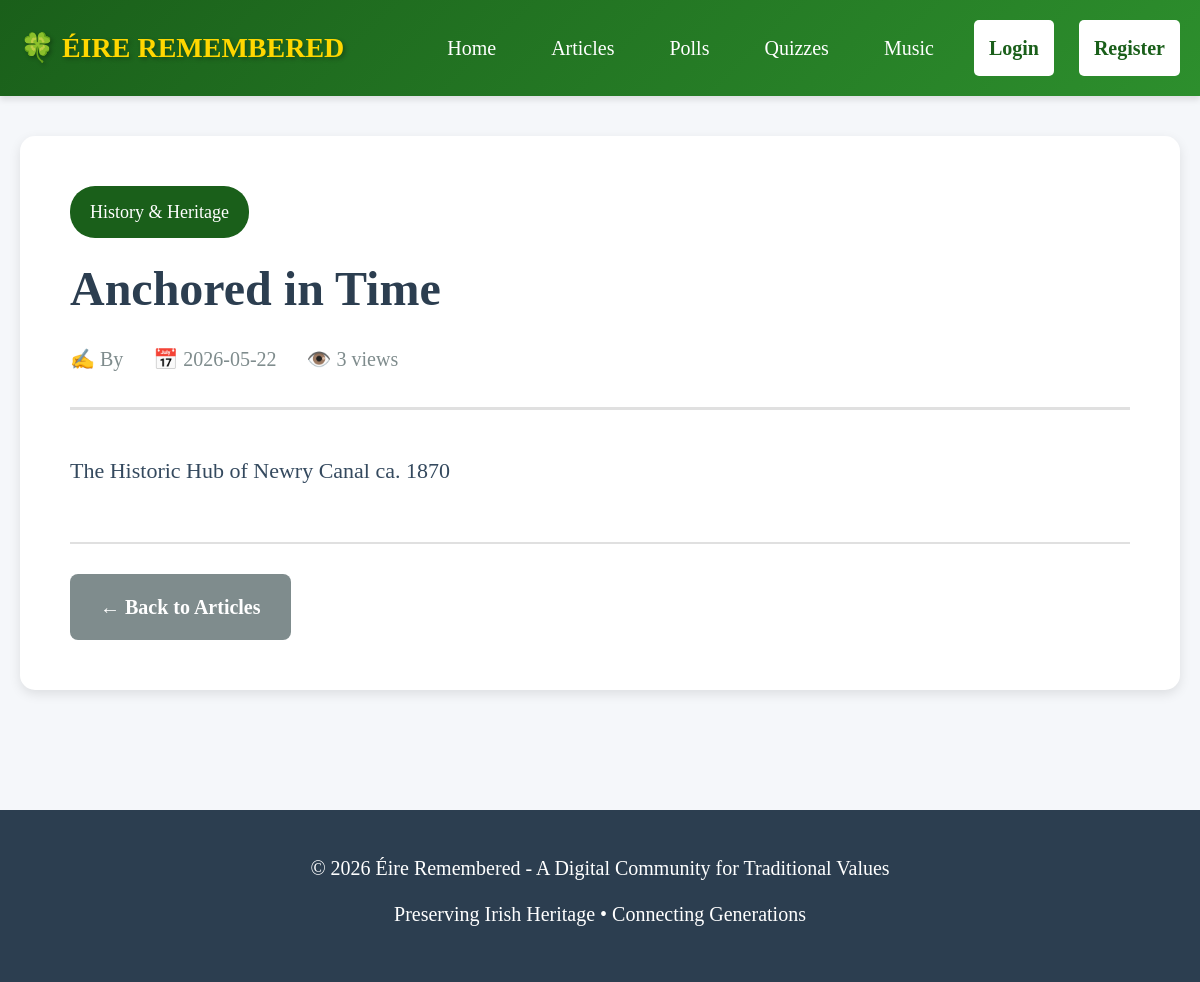
Page /article/3 on the committed database.
### tables this page shows
CREATE TABLE articles (
                id INTEGER PRIMARY KEY AUTOINCREMENT,
                author_id INTEGER NOT NULL,
                title TEXT NOT NULL,
                content TEXT NOT NULL,
                category TEXT NOT NULL,
                subcategory TEXT,
                featured INTEGER DEFAULT 0,
                status TEXT DEFAULT 'published',
                views INTEGER DEFAULT 0,
                created_at TIMESTAMP DEFAULT CURRENT_TIMESTAMP,
                updated_at TIMESTAMP DEFAULT CURRENT_TIMESTAMP,
                published_at TIMESTAMP, images TEXT,
                FOREIGN KEY (author_id) REFERENCES users(id) ON DELETE CASCADE,
                CONSTRAINT check_status CHECK (status IN ('draft', 'published', 'archived', 'flagged'))
            );

### eire_web_app.py (the view)
@app.route('/article/<int:article_id>')
def article_detail(article_id):
    db = get_db()
    article = db.execute(
        'SELECT * FROM articles WHERE id = ? AND status = "published"',
        (article_id,)
    ).fetchone()
    if not article:
        db.close()
        flash('Article not found', 'danger')
        return redirect(url_for('articles'))
    db.execute('UPDATE articles SET views = views + 1 WHERE id = ?', (article_id,))
    db.commit()
    db.close()
    return render_template('article_detail.html', article=article)

### eire_web_app.py (called while the page is built)
def get_db():
    db = sqlite3.connect(DATABASE)
    db.row_factory = sqlite3.Row
    return db

### templates/article_detail.html (shortened to what this page needs)
{% extends "base.html" %}
{% block content %}
<div class="container">
    <article class="article-full">
        <div class="article-header">
            <div class="article-category-badge">{{ article.category }}</div>
            <h1 class="article-title-large">{{ article.title }}</h1>
            <div class="article-meta-large">
                <span>✍️ By <strong>{{ article.author }}</strong></span>
                <span>📅 {{ article.created_at[:10] }}</span>
                <span>👁️ {{ article.views }} views</span>
            </div>
        </div>
        <div class="article-content">
            {{ article.content|safe }}
        </div>
        <div class="article-footer">
            <a href="{{ url_for('articles') }}" class="btn btn-secondary">← Back to Articles</a>
        </div>
    </article>
</div>
{% endblock %}

### static/style.css (style rules this page uses)
* { margin: 0; padding: 0; box-sizing: border-box; }
body { font-family: Georgia, 'Times New Roman', serif; font-size: 20px; line-height: 1.8; color: #2c3e50; background-color: #f5f7fa; }
.container { max-width: 1200px; margin: 0 auto; padding: 0 20px; }
.btn { display: inline-block; padding: 15px 30px; font-size: 20px; font-weight: bold; text-decoration: none; border-radius: 8px; cursor: pointer; border: none; transition: all 0.3s; text-align: center; }
.btn-secondary { background: #7f8c8d; color: white; }
.article-full { background: white; padding: 50px; border-radius: 15px; box-shadow: 0 4px 12px rgba(0,0,0,0.1); }
.article-header { margin-bottom: 40px; padding-bottom: 30px; border-bottom: 3px solid #e0e0e0; }
.article-category-badge { display: inline-block; background: #1a5f1a; color: white; padding: 10px 20px; border-radius: 25px; font-size: 18px; margin-bottom: 20px; }
.article-title-large { font-size: 48px; color: #2c3e50; margin-bottom: 20px; line-height: 1.3; }
.article-meta-large { font-size: 20px; color: #7f8c8d; display: flex; gap: 30px; flex-wrap: wrap; }
.article-content { font-size: 22px; line-height: 1.9; color: #34495e; margin-bottom: 50px; }
.article-footer { padding-top: 30px; border-top: 2px solid #e0e0e0; }

### rows in the picture
articles: category "History & Heritage", title "Anchored in Time", created_at "2026-05-22", views "3", content "The Historic Hub of Newry Canal ca. 1870"
